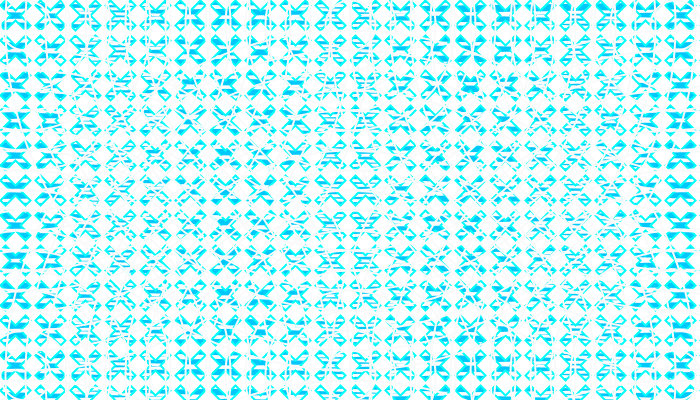
Frame 1 (no input)
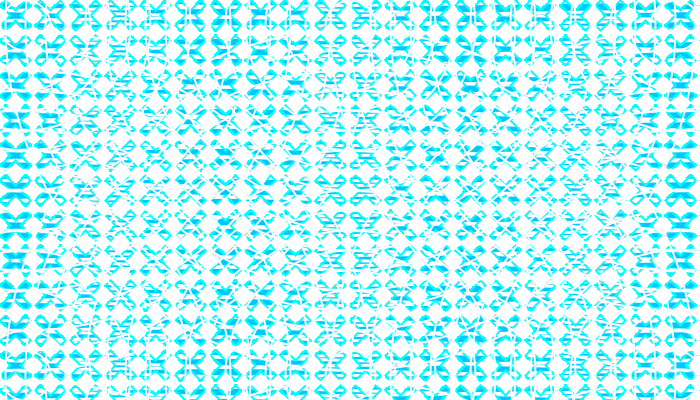
Frame 60 (the mouse pressed at the canvas centre just before this capture)
Frame 120 (the mouse held since frame 60 and released just before this capture): identical to frame 60, image omitted

The Processing sketch that drew these frames (run headless with seeded random() and noise(); from frame 60 on, the mouse is pressed at the canvas centre):

// Processing sketch: processing_70208
// ── processing_70208.pde

void setup(){
  size(700,400);
  background(255);
}

void draw(){
// ARCOS
noFill();
strokeWeight(5);
stroke(255);
for(int d1=50;d1<700;d1=d1+40){
  for(int p2x=25;p2x<=800;p2x=p2x+325)
  for(int p2y=25;p2y<=800;p2y=p2y+350)
        ellipse(p2x,p2y,d1,d1);
}
//FOMRA X
noStroke();
strokeWeight(2);
fill(0,200,250);
for(int p1x=-30;p1x<700;p1x=p1x+35){
  for(int p1y=-25;p1y<700;p1y=p1y+35){
  beginShape();
vertex(30+p1x,30+p1y);vertex(35+p1x,25+p1y);vertex(45+p1x,35+p1y);//medio
vertex(55+p1x,25+p1y);vertex(60+p1x,30+p1y);vertex(50+p1x,40+p1y);//medio
vertex(60+p1x,50+p1y);vertex(55+p1x,55+p1y);vertex(45+p1x,45+p1y);//medio
vertex(35+p1x,55+p1y);vertex(30+p1x,50+p1y);vertex(40+p1x,40+p1y);//medio
endShape(CLOSE);
  }
}
//TRIANGULOS
noFill();
int y2=-10;
stroke(255);
strokeWeight(3);
for(int pty=0;pty<700;pty=pty+10){
  for(int p=30;p<700;p=p+800)
  triangle(-30+p,0+pty,700,y2+pty,700,20+pty);
}
//FOMRA X2
noFill();
strokeWeight(2);
stroke(0,255,250);
for(int p1x=-30;p1x<700;p1x=p1x+35){
  for(int p1y=-25;p1y<700;p1y=p1y+35){
  beginShape();
vertex(30+p1x,30+p1y);vertex(35+p1x,25+p1y);vertex(45+p1x,35+p1y);//medio
vertex(55+p1x,25+p1y);vertex(60+p1x,30+p1y);vertex(50+p1x,40+p1y);//medio
vertex(60+p1x,50+p1y);vertex(55+p1x,55+p1y);vertex(45+p1x,45+p1y);//medio
vertex(35+p1x,55+p1y);vertex(30+p1x,50+p1y);vertex(40+p1x,40+p1y);//medio
endShape(CLOSE);
  }
}
// ARCOS2
noFill();
strokeWeight(2);
stroke(250);
for(int d1=50;d1<700;d1=d1+40){
  for(int p2x=25;p2x<=800;p2x=p2x+325)
  for(int p2y=25;p2y<=800;p2y=p2y+350)
        ellipse(p2x,p2y,d1,d1);
}
}
